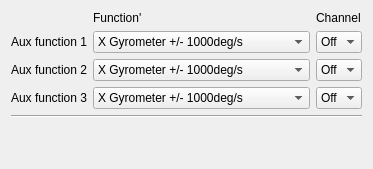
               <widget class="QWidget" name="tabExtras">
                <attribute name="title">
                 <string>Aux</string>
                </attribute>
                <layout class="QGridLayout" name="gridLayout_11">
                 <item row="0" column="2">
                  <widget class="QLabel" name="label_35">
                   <property name="text">
                    <string>Channel</string>
                   </property>
                  </widget>
                 </item>
                 <item row="1" column="0">
                  <widget class="QLabel" name="label_33">
                   <property name="text">
                    <string>Aux function 1</string>
                   </property>
                  </widget>
                 </item>
                 <item row="1" column="1">
                  <widget class="QComboBox" name="cmbAuxFn0">
                   <item>
                    <property name="text">
                     <string>X Gyrometer +/- 1000deg/s</string>
                    </property>
                   </item>
                   <item>
                    <property name="text">
                     <string>Y Gyrometer +/- 1000deg/s</string>
                    </property>
                   </item>
                   <item>
                    <property name="text">
                     <string>Z Gyrometer +/- 1000deg/s</string>
                    </property>
                   </item>
                   <item>
                    <property name="text">
                     <string>X Acceleration +/- 2g</string>
                    </property>
                   </item>
                   <item>
                    <property name="text">
                     <string>Y Acceleration +/- 2g</string>
                    </property>
                   </item>
                   <item>
                    <property name="text">
                     <string>Z Acceleration +/- 2g</string>
                    </property>
                   </item>
                   <item>
                    <property name="text">
                     <string>Z Acceleration +/- 2g (Offset by 1g)</string>
                    </property>
                   </item>
                   <item>
                    <property name="text">
                     <string>Bluetooth RSSI</string>
                    </property>
                   </item>
                  </widget>
                 </item>
                 <item row="1" column="2">
                  <widget class="QComboBox" name="cmbAuxFn0Ch">
                   <item>
                    <property name="text">
                     <string>Off</string>
                    </property>
                   </item>
                   <item>
                    <property name="text">
                     <string>1</string>
                    </property>
                   </item>
                   <item>
                    <property name="text">
                     <string>2</string>
                    </property>
                   </item>
                   <item>
                    <property name="text">
                     <string>3</string>
                    </property>
                   </item>
                   <item>
                    <property name="text">
                     <string>4</string>
                    </property>
                   </item>
                   <item>
                    <property name="text">
                     <string>5</string>
                    </property>
                   </item>
                   <item>
                    <property name="text">
                     <string>6</string>
                    </property>
                   </item>
                   <item>
                    <property name="text">
                     <string>7</string>
                    </property>
                   </item>
                   <item>
                    <property name="text">
                     <string>8</string>
                    </property>
                   </item>
                   <item>
                    <property name="text">
                     <string>9</string>
                    </property>
                   </item>
                   <item>
                    <property name="text">
                     <string>10</string>
                    </property>
                   </item>
                   <item>
                    <property name="text">
                     <string>11</string>
                    </property>
                   </item>
                   <item>
                    <property name="text">
                     <string>12</string>
                    </property>
                   </item>
                   <item>
                    <property name="text">
                     <string>13</string>
                    </property>
                   </item>
                   <item>
                    <property name="text">
                     <string>14</string>
                    </property>
                   </item>
                   <item>
                    <property name="text">
                     <string>15</string>
                    </property>
                   </item>
                   <item>
                    <property name="text">
                     <string>16</string>
                    </property>
                   </item>
                  </widget>
                 </item>
                 <item row="2" column="0">
                  <widget class="QLabel" name="label_34">
                   <property name="text">
                    <string>Aux function 2</string>
                   </property>
                  </widget>
                 </item>
                 <item row="2" column="1">
                  <widget class="QComboBox" name="cmbAuxFn1">
                   <item>
                    <property name="text">
                     <string>X Gyrometer +/- 1000deg/s</string>
                    </property>
                   </item>
                   <item>
                    <property name="text">
                     <string>Y Gyrometer +/- 1000deg/s</string>
                    </property>
                   </item>
                   <item>
                    <property name="text">
                     <string>Z Gyrometer +/- 1000deg/s</string>
                    </property>
                   </item>
                   <item>
                    <property name="text">
                     <string>X Acceleration +/- 2g</string>
                    </property>
                   </item>
                   <item>
                    <property name="text">
                     <string>Y Acceleration +/- 2g</string>
                    </property>
                   </item>
                   <item>
                    <property name="text">
                     <string>Z Acceleration +/- 2g</string>
                    </property>
                   </item>
                   <item>
                    <property name="text">
                     <string>Z Acceleration +/- 2g (Offset by 1g)</string>
                    </property>
                   </item>
                   <item>
                    <property name="text">
                     <string>Bluetooth RSSI</string>
                    </property>
                   </item>
                  </widget>
                 </item>
                 <item row="2" column="2">
                  <widget class="QComboBox" name="cmbAuxFn1Ch">
                   <item>
                    <property name="text">
                     <string>Off</string>
                    </property>
                   </item>
                   <item>
                    <property name="text">
                     <string>1</string>
                    </property>
                   </item>
                   <item>
                    <property name="text">
                     <string>2</string>
                    </property>
                   </item>
                   <item>
                    <property name="text">
                     <string>3</string>
                    </property>
                   </item>
                   <item>
                    <property name="text">
                     <string>4</string>
                    </property>
                   </item>
                   <item>
                    <property name="text">
                     <string>5</string>
                    </property>
                   </item>
                   <item>
                    <property name="text">
                     <string>6</string>
                    </property>
                   </item>
                   <item>
                    <property name="text">
                     <string>7</string>
                    </property>
                   </item>
                   <item>
                    <property name="text">
                     <string>8</string>
                    </property>
                   </item>
                   <item>
                    <property name="text">
                     <string>9</string>
                    </property>
                   </item>
                   <item>
                    <property name="text">
                     <string>10</string>
                    </property>
                   </item>
                   <item>
                    <property name="text">
                     <string>11</string>
                    </property>
                   </item>
                   <item>
                    <property name="text">
                     <string>12</string>
                    </property>
                   </item>
                   <item>
                    <property name="text">
                     <string>13</string>
                    </property>
                   </item>
                   <item>
                    <property name="text">
                     <string>14</string>
                    </property>
                   </item>
                   <item>
                    <property name="text">
                     <string>15</string>
                    </property>
                   </item>
                   <item>
                    <property name="text">
                     <string>16</string>
                    </property>
                   </item>
                  </widget>
                 </item>
                 <item row="3" column="0">
                  <widget class="QLabel" name="label_22">
                   <property name="text">
                    <string>Aux function 3</string>
                   </property>
                  </widget>
                 </item>
                 <item row="3" column="1">
                  <widget class="QComboBox" name="cmbAuxFn2">
                   <item>
                    <property name="text">
                     <string>X Gyrometer +/- 1000deg/s</string>
                    </property>
                   </item>
                   <item>
                    <property name="text">
                     <string>Y Gyrometer +/- 1000deg/s</string>
                    </property>
                   </item>
                   <item>
                    <property name="text">
                     <string>Z Gyrometer +/- 1000deg/s</string>
                    </property>
                   </item>
                   <item>
                    <property name="text">
                     <string>X Acceleration +/- 2g</string>
                    </property>
                   </item>
                   <item>
                    <property name="text">
                     <string>Y Acceleration +/- 2g</string>
                    </property>
                   </item>
                   <item>
                    <property name="text">
                     <string>Z Acceleration +/- 2g</string>
                    </property>
                   </item>
                   <item>
                    <property name="text">
                     <string>Z Acceleration +/- 2g (Offset by 1g)</string>
                    </property>
                   </item>
                   <item>
                    <property name="text">
                     <string>Bluetooth RSSI</string>
                    </property>
                   </item>
                  </widget>
                 </item>
                 <item row="3" column="2">
                  <widget class="QComboBox" name="cmbAuxFn2Ch">
                   <item>
                    <property name="text">
                     <string>Off</string>
                    </property>
                   </item>
                   <item>
                    <property name="text">
                     <string>1</string>
                    </property>
                   </item>
                   <item>
                    <property name="text">
                     <string>2</string>
                    </property>
                   </item>
                   <item>
                    <property name="text">
                     <string>3</string>
                    </property>
                   </item>
                   <item>
                    <property name="text">
                     <string>4</string>
                    </property>
                   </item>
                   <item>
                    <property name="text">
                     <string>5</string>
                    </property>
                   </item>
                   <item>
                    <property name="text">
                     <string>6</string>
                    </property>
                   </item>
                   <item>
                    <property name="text">
                     <string>7</string>
                    </property>
                   </item>
                   <item>
                    <property name="text">
                     <string>8</string>
                    </property>
                   </item>
                   <item>
                    <property name="text">
                     <string>9</string>
                    </property>
                   </item>
                   <item>
                    <property name="text">
                     <string>10</string>
                    </property>
                   </item>
                   <item>
                    <property name="text">
                     <string>11</string>
                    </property>
                   </item>
                   <item>
                    <property name="text">
                     <string>12</string>
                    </property>
                   </item>
                   <item>
                    <property name="text">
                     <string>13</string>
                    </property>
                   </item>
                   <item>
                    <property name="text">
                     <string>14</string>
                    </property>
                   </item>
                   <item>
                    <property name="text">
                     <string>15</string>
                    </property>
                   </item>
                   <item>
                    <property name="text">
                     <string>16</string>
                    </property>
                   </item>
                  </widget>
                 </item>
                 <item row="4" column="0" colspan="3">
                  <widget class="Line" name="line_2">
                   <property name="orientation">
                    <enum>Qt::Horizontal</enum>
                   </property>
                  </widget>
                 </item>
                 <item row="5" column="1">
                  <spacer name="verticalSpacer_10">
                   <property name="orientation">
                    <enum>Qt::Vertical</enum>
                   </property>
                   <property name="sizeHint" stdset="0">
                    <size>
                     <width>20</width>
                     <height>40</height>
                    </size>
                   </property>
                  </spacer>
                 </item>
                 <item row="0" column="1">
                  <widget class="QLabel" name="label_36">
                   <property name="text">
                    <string>Function'</string>
                   </property>
                  </widget>
                 </item>
                </layout>
               </widget>
